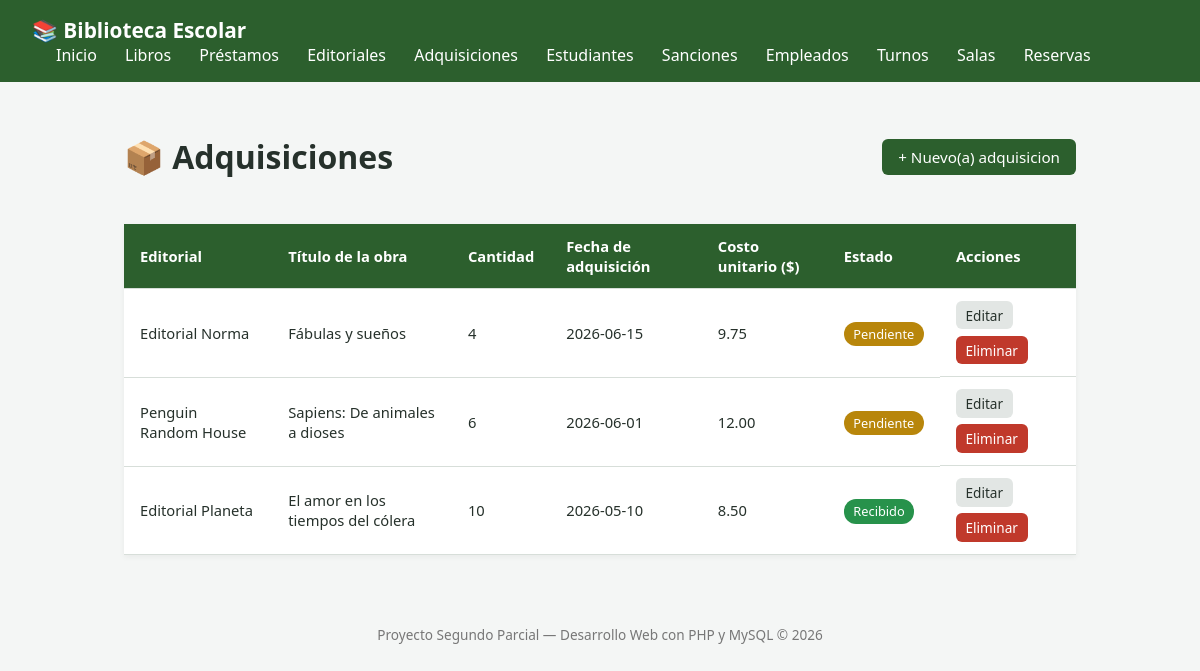
/index.php?route=adquisiciones, run on the app's committed database.
### tables this page shows
CREATE TABLE IF NOT EXISTS adquisiciones (
    id INT AUTO_INCREMENT PRIMARY KEY,
    editorial_id INT NOT NULL,
    titulo_obra VARCHAR(150) NOT NULL,
    cantidad INT NOT NULL DEFAULT 1,
    fecha_adquisicion DATE NOT NULL,
    costo_unitario DECIMAL(8,2) NOT NULL,
    estado ENUM('pendiente', 'recibido', 'cancelado') NOT NULL DEFAULT 'pendiente',
    creado_en TIMESTAMP DEFAULT CURRENT_TIMESTAMP,
    CONSTRAINT fk_adquisicion_editorial
        FOREIGN KEY (editorial_id) REFERENCES editoriales(id)
        ON DELETE CASCADE
        ON UPDATE CASCADE
);

CREATE TABLE IF NOT EXISTS editoriales (
    id INT AUTO_INCREMENT PRIMARY KEY,
    nombre VARCHAR(150) NOT NULL,
    pais VARCHAR(80) NOT NULL,
    telefono VARCHAR(20) NOT NULL,
    email VARCHAR(150) NOT NULL UNIQUE,
    creado_en TIMESTAMP DEFAULT CURRENT_TIMESTAMP
);

### app/controllers/adquisicionesController.php (called while the page is built, shortened)
<?php
require_once __DIR__ . '/../models/adquisiciones.php';
class AdquisicionController
{
    public function index(): void
    {
        $adquisicionesLista = adquisiciones::obtenerTodos();
        require __DIR__ . '/../views/adquisiciones/index.php';
    }
}

### app/models/adquisiciones.php (called while the page is built, shortened)
<?php
class adquisiciones{
    public static function obtenerTodos()
    {
        $conn = Conexion::conectar();
        $sql = "SELECT
        h.id, h.editorial_id, p.nombre AS nombre_editorial, h.titulo_obra, h.cantidad, h.fecha_adquisicion, h.costo_unitario, h.estado
        FROM adquisiciones h
        INNER JOIN editoriales p
        ON h.editorial_id = p.id
        ORDER BY h.id DESC";
        $res = $conn->query($sql);
        $adquisicionesLista = [];
        while ($fila = $res->fetch_assoc()) {
            $adquisicionesLista[] = $fila;
        }
        return $adquisicionesLista;
    }
}
?>

### app/views/adquisiciones/index.php (the view, shortened to what this page needs)
<?php require __DIR__ . '/../header.php'; ?>
<div class="page-header">
    <h1>📦 Adquisiciones</h1>
    <a href="index.php?route=adquisiciones/create" class="btn btn-primary">+ Nuevo(a) adquisicion</a>
</div>
<?php if (empty($adquisicionesLista)): ?>
    <p class="empty-state">No hay registros todavía.</p>
<?php else: ?>
    <table class="tabla">
        <thead>
            <tr>
                <th>Editorial</th>
                <th>Título de la obra</th>
                <th>Cantidad</th>
                <th>Fecha de adquisición</th>
                <th>Costo unitario ($)</th>
                <th>Estado</th>
                <th>Acciones</th>
            </tr>
        </thead>
        <tbody>
            <?php foreach ($adquisicionesLista as $reg): ?>
                <tr>
                    <td><?= htmlspecialchars($reg['nombre_editorial']) ?></td>
                    <td><?= htmlspecialchars($reg['titulo_obra']) ?></td>
                    <td><?= htmlspecialchars($reg['cantidad']) ?></td>
                    <td><?= htmlspecialchars($reg['fecha_adquisicion']) ?></td>
                    <td><?= htmlspecialchars($reg['costo_unitario']) ?></td>
                    <td>
                        <?php $clasesEstado_estado = ['pendiente' => 'badge-warning', 'recibido' => 'badge-success', 'cancelado' => 'badge-danger']; ?>
                        <span class="badge <?= $clasesEstado_estado[$reg['estado']] ?? '' ?>"><?= htmlspecialchars(ucfirst($reg['estado'])) ?></span>
                    </td>
                    <td class="acciones">
                        <a href="index.php?route=adquisiciones/edit&id=<?= $reg['id'] ?>" class="btn btn-small">Editar</a>
                        <a href="index.php?route=adquisiciones/delete&id=<?= $reg['id'] ?>"
                           class="btn btn-small btn-danger"
                           onclick="return confirm('¿Está seguro de eliminar este registro? Esta acción no se puede deshacer.');">
                           Eliminar
                        </a>
                    </td>
                </tr>
            <?php endforeach; ?>
        </tbody>
    </table>
<?php endif; ?>
<?php require __DIR__ . '/../footer.php'; ?>

### public/index.php (shortened to what this page needs)
<?php
$route = $_GET['route'] ?? 'inicio';
$adquisicionesController = new AdquisicionController();
switch ($route) {
    case 'adquisiciones':
        $adquisicionesController->index();
        break;
}

### app/views/header.php (shortened to what this page needs)
<!DOCTYPE html>
<html lang="es">
<head>
    <link rel="stylesheet" href="css/style.css">
</head>
<body>
    <header class="navbar">
        <div class="navbar-brand">📚 Biblioteca Escolar</div>
        <nav>
            <a href="index.php?route=inicio">Inicio</a>
            <a href="index.php?route=libros">Libros</a>
            <a href="index.php?route=prestamos">Préstamos</a>
            <a href="index.php?route=editoriales">Editoriales</a>
            <a href="index.php?route=adquisiciones">Adquisiciones</a>
            <a href="index.php?route=estudiantes">Estudiantes</a>
            <a href="index.php?route=sanciones">Sanciones</a>
            <a href="index.php?route=empleados">Empleados</a>
            <a href="index.php?route=turnos">Turnos</a>
            <a href="index.php?route=salas">Salas</a>
            <a href="index.php?route=reservas">Reservas</a>
        </nav>
    </header>
    <main class="container">

### app/views/footer.php (shortened to what this page needs)
</main>
    <footer class="footer">
        <p>Proyecto Segundo Parcial &mdash; Desarrollo Web con PHP y MySQL &copy; <?= date('Y') ?></p>
    </footer>
</body>
</html>

### public/css/style.css (style rules this page uses)
:root { --color-primario: #2c5f2d; --color-primario-oscuro: #1e4220; --color-fondo: #f4f6f5; --color-texto: #26312b; --color-borde: #d7ded9; --color-error: #c0392b; --color-exito: #27924b; --color-advertencia: #b8860b; }
* { box-sizing: border-box; }
body { margin: 0; font-family: 'Segoe UI', Arial, sans-serif; background-color: var(--color-fondo); color: var(--color-texto); }
.navbar { background-color: var(--color-primario); color: white; padding: 1rem 2rem; display: flex; justify-content: space-between; align-items: center; flex-wrap: wrap; }
.navbar-brand { font-size: 1.3rem; font-weight: bold; }
.navbar nav a { color: white; text-decoration: none; margin-left: 1.5rem; font-weight: 500; }
.container { max-width: 1000px; margin: 2rem auto; padding: 0 1.5rem; }
.page-header { display: flex; justify-content: space-between; align-items: center; margin-bottom: 1.5rem; flex-wrap: wrap; gap: 1rem; }
.btn { display: inline-block; padding: 0.5rem 1rem; border-radius: 6px; text-decoration: none; background: #e2e6e4; color: var(--color-texto); border: none; cursor: pointer; font-size: 0.95rem; }
.btn-primary { background-color: var(--color-primario); color: white; }
.btn-danger { background-color: var(--color-error); color: white; }
.btn-small { padding: 0.3rem 0.6rem; font-size: 0.85rem; }
.tabla { width: 100%; border-collapse: collapse; background: white; box-shadow: 0 2px 6px rgba(0,0,0,0.05); }
.tabla th, .tabla td { padding: 0.75rem 1rem; border-bottom: 1px solid var(--color-borde); text-align: left; font-size: 0.92rem; }
.tabla th { background-color: var(--color-primario); color: white; }
.acciones { display: flex; gap: 0.4rem; flex-wrap: wrap; }
.badge { padding: 0.2rem 0.6rem; border-radius: 12px; font-size: 0.8rem; color: white; }
.badge-success { background-color: var(--color-exito); }
.badge-warning { background-color: var(--color-advertencia); }
.footer { text-align: center; padding: 1.5rem; color: #777; font-size: 0.85rem; }

### data on the page
adquisiciones: editorial.nombre "Editorial Norma", titulo_obra "Fábulas y sueños", cantidad "4", fecha_adquisicion "2026-06-15", costo_unitario "9.75", estado "Pendiente"
adquisiciones: editorial.nombre "Penguin Random House", titulo_obra "Sapiens: De animales a dioses", cantidad "6", fecha_adquisicion "2026-06-01", costo_unitario "12.00", estado "Pendiente"
adquisiciones: editorial.nombre "Editorial Planeta", titulo_obra "El amor en los tiempos del cólera", cantidad "10", fecha_adquisicion "2026-05-10", costo_unitario "8.50", estado "Recibido"
